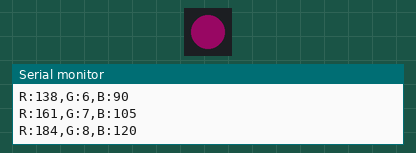
Simulated run of this sketch. Board: ESP32-C3. Parts: 1 RGB LEDs in strip order, left to right, the last lines printed to the serial monitor. Dim RGB values are drawn brighter than linear; random numbers use the default seed unless the sketch sets one.

Above: at 0.15 s.
At 9.84 s:
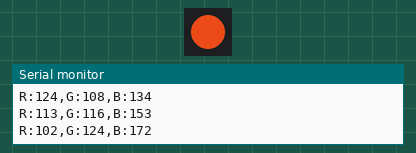
At 19.53 s:
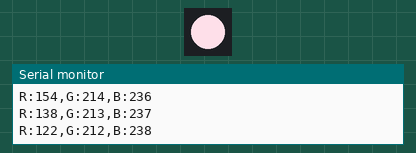
At 39.83 s:
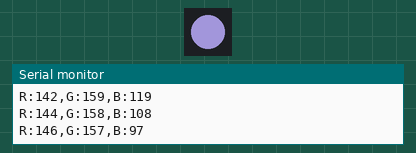
Timing chart, 0 to 40.0 s (numbered marks = the images above):
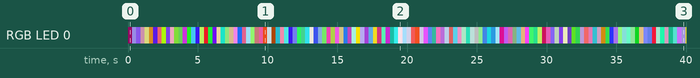

Measured:
- by itself, RGB LED 0: off → RGB(23, 1, 15) at 0.00 s, → RGB(116, 106, 174) 0.30 s later, → RGB(110, 70, 190) 0.30 s later, → RGB(110, 78, 92) 0.30 s later, … (133 changes in this stretch)

The sketch:

M5StampC3-LEDRandomFade.ino
```cpp
#include <Adafruit_NeoPixel.h>
#define PIN        2
#define NUMPIXELS 1
Adafruit_NeoPixel pixels(NUMPIXELS, PIN, NEO_GRB + NEO_KHZ800);

#define DELAYVAL 20

void setup() {
  Serial.begin(115200);
  pixels.begin();
}

int r, g, b;
int nor, nog, nob;

void loop() {
  int ner = random(255);
  int neg = random(255);
  int neb = random(255);
  for (int i = 1; i <= 10; i ++) {
    nor = r + (((ner - r ) / 10 ) * i);
    nog = g + (((neg - g ) / 10 ) * i);
    nob = b + (((neb - b ) / 10 ) * i);
    pixels.clear();
    pixels.setPixelColor(0, pixels.Color(nor,nog,nob));
    pixels.show();
    Serial.printf("R:%d,G:%d,B:%d\n",nor,nog,nob);
    delay(DELAYVAL);
  }
  r = nor;
  g = nog;
  b = nob;
}
```
